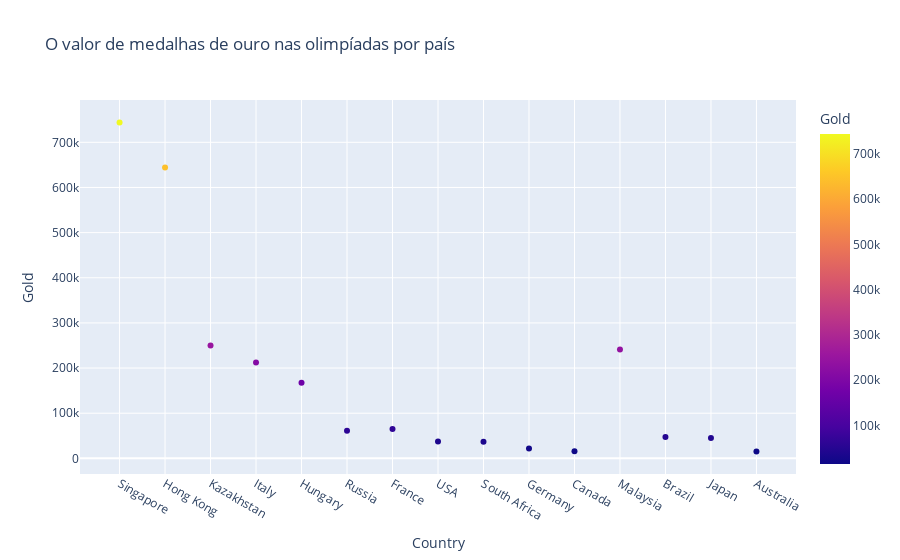

Notebook code for this chart:
### Code cell
medals_value = px.scatter(df, x='Country', y='Gold', title='O valor de medalhas de ouro nas olimpíadas por país', color='Gold')
medals_value.show()

### Figure 1 — Plotly figure (JSON) as saved in the notebook; plotly's stock layout.template omitted (floating-point values rounded to 4 significant figures)
{"data": [{"hovertemplate": "Country=%{x}<br>Gold=%{marker.color}<extra></extra>", "legendgroup": "", "marker": {"color": [744000, 644000, 250000, 212400, 167500, 61000, 65000, 37500, 37000, 22000, 16000, 241000, 47500, 45200, 15100], "coloraxis": "coloraxis", "symbol": "circle"}, "mode": "markers", "name": "", "orientation": "v", "showlegend": false, "type": "scatter", "x": ["Singapore", "Hong Kong", "Kazakhstan", "Italy", "Hungary", "Russia", "France", "USA", "South Africa", "Germany", "Canada", "Malaysia", "Brazil", "Japan", "Australia"], "xaxis": "x", "y": [744000, 644000, 250000, 212400, 167500, 61000, 65000, 37500, 37000, 22000, 16000, 241000, 47500, 45200, 15100], "yaxis": "y"}], "layout": {"coloraxis": {"colorbar": {"title": {"text": "Gold"}}, "colorscale": [[0, "#0d0887"], [0.1111, "#46039f"], [0.2222, "#7201a8"], [0.3333, "#9c179e"], [0.4444, "#bd3786"], [0.5556, "#d8576b"], [0.6667, "#ed7953"], [0.7778, "#fb9f3a"], [0.8889, "#fdca26"], [1, "#f0f921"]]}, "legend": {"tracegroupgap": 0}, "title": {"text": "O valor de medalhas de ouro nas olimpíadas por país"}, "xaxis": {"anchor": "y", "domain": [0, 1], "title": {"text": "Country"}}, "yaxis": {"anchor": "x", "domain": [0, 1], "title": {"text": "Gold"}}}}
